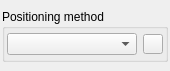
<?xml version="1.0" encoding="UTF-8"?>
<ui version="4.0">
 <class>PositioningOptions</class>
 <widget class="QWidget" name="PositioningOptions">
  <property name="geometry">
   <rect>
    <x>0</x>
    <y>0</y>
    <width>170</width>
    <height>66</height>
   </rect>
  </property>
  <property name="sizePolicy">
   <sizepolicy hsizetype="Expanding" vsizetype="Preferred">
    <horstretch>0</horstretch>
    <verstretch>0</verstretch>
   </sizepolicy>
  </property>
  <property name="windowTitle">
   <string notr="true"/>
  </property>
  <layout class="QVBoxLayout" name="verticalLayout">
   <property name="spacing">
    <number>2</number>
   </property>
   <property name="leftMargin">
    <number>2</number>
   </property>
   <property name="topMargin">
    <number>9</number>
   </property>
   <property name="rightMargin">
    <number>2</number>
   </property>
   <property name="bottomMargin">
    <number>9</number>
   </property>
   <item>
    <widget class="MGroupBox" name="groupBox">
     <property name="sizePolicy">
      <sizepolicy hsizetype="Expanding" vsizetype="Preferred">
       <horstretch>0</horstretch>
       <verstretch>0</verstretch>
      </sizepolicy>
     </property>
     <property name="title">
      <string>Positioning method </string>
     </property>
     <layout class="QHBoxLayout" name="horizontalLayout">
      <property name="leftMargin">
       <number>2</number>
      </property>
      <property name="topMargin">
       <number>4</number>
      </property>
      <property name="rightMargin">
       <number>2</number>
      </property>
      <property name="bottomMargin">
       <number>4</number>
      </property>
      <item>
       <widget class="QComboBox" name="cBoxSource">
        <property name="sizePolicy">
         <sizepolicy hsizetype="Expanding" vsizetype="Fixed">
          <horstretch>0</horstretch>
          <verstretch>0</verstretch>
         </sizepolicy>
        </property>
       </widget>
      </item>
      <item>
       <widget class="QPushButton" name="pbOptions">
        <property name="sizePolicy">
         <sizepolicy hsizetype="Maximum" vsizetype="Maximum">
          <horstretch>0</horstretch>
          <verstretch>0</verstretch>
         </sizepolicy>
        </property>
        <property name="minimumSize">
         <size>
          <width>20</width>
          <height>20</height>
         </size>
        </property>
        <property name="maximumSize">
         <size>
          <width>20</width>
          <height>20</height>
         </size>
        </property>
        <property name="toolTip">
         <string>Setup positioning method</string>
        </property>
        <property name="whatsThis">
         <string>This button will display settings dialog for selected positioning method</string>
        </property>
        <property name="text">
         <string/>
        </property>
       </widget>
      </item>
     </layout>
    </widget>
   </item>
  </layout>
 </widget>
 <customwidgets>
  <customwidget>
   <class>MGroupBox</class>
   <extends>QGroupBox</extends>
   <header>utils/mgroupbox.h</header>
   <container>1</container>
  </customwidget>
 </customwidgets>
 <resources/>
 <connections>
  <connection>
   <sender>pbOptions</sender>
   <signal>clicked()</signal>
   <receiver>PositioningOptions</receiver>
   <slot>onOptionsClicked()</slot>
   <hints>
    <hint type="sourcelabel">
     <x>311</x>
     <y>13</y>
    </hint>
    <hint type="destinationlabel">
     <x>162</x>
     <y>13</y>
    </hint>
   </hints>
  </connection>
  <connection>
   <sender>cBoxSource</sender>
   <signal>currentIndexChanged(int)</signal>
   <receiver>PositioningOptions</receiver>
   <slot>onMethodSelected(int)</slot>
   <hints>
    <hint type="sourcelabel">
     <x>321</x>
     <y>56</y>
    </hint>
    <hint type="destinationlabel">
     <x>194</x>
     <y>56</y>
    </hint>
   </hints>
  </connection>
 </connections>
 <slots>
  <slot>onOptionsClicked()</slot>
  <slot>onMethodSelected(int)</slot>
 </slots>
</ui>
